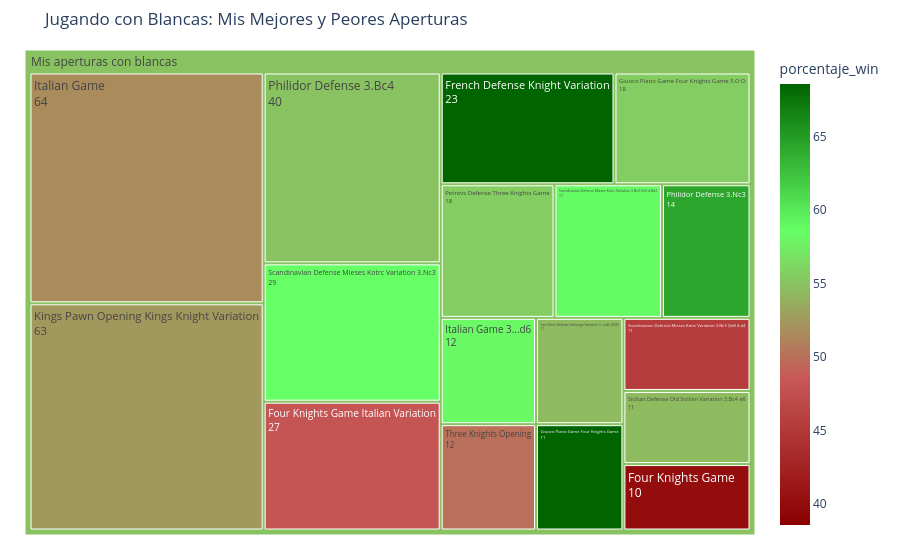
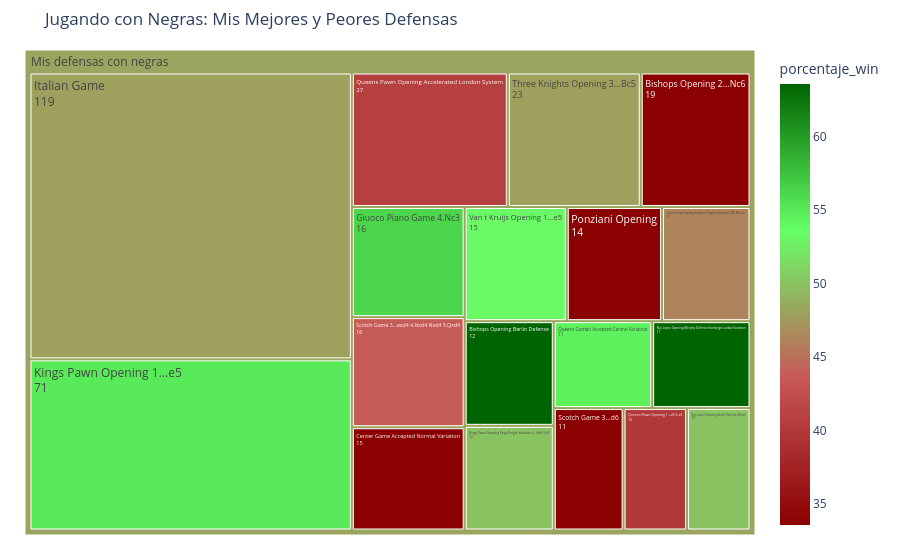

Notebook code for these charts, in order:
### Code cell
paleta = ['#8B0000', "#C85858", '#66FF66', '#006400']


fig_blancas = px.treemap(
    df_blancas, 
    path=[px.Constant("Mis aperturas con blancas"), 'apertura'], 
    values='volumen_partidas',                              
    color='porcentaje_win',                                 
    color_continuous_scale=paleta,                        
    range_color=[porc_victoria_blancas-15, porc_victoria_blancas+15],                     
    title='Jugando con Blancas: Mis Mejores y Peores Aperturas'
)

fig_blancas.update_traces(
    hovertemplate='<b>%{label}</b><br>Partidas: %{value}<br>Win Rate: %{color}%<extra></extra>',
    textinfo="label+value" 
)
fig_blancas.update_layout(margin=dict(t=50, l=25, r=25, b=25))


fig_negras = px.treemap(
    df_negras, 
    path=[px.Constant("Mis defensas con negras"), 'apertura'], 
    values='volumen_partidas',                              
    color='porcentaje_win',                                 
    color_continuous_scale=paleta,                        
    range_color=[porc_victoria_negras-15, porc_victoria_negras+15],                     
    title='Jugando con Negras: Mis Mejores y Peores Defensas'
)

fig_negras.update_traces(
    hovertemplate='<b>%{label}</b><br>Partidas: %{value}<br>Win Rate: %{color}%<extra></extra>',
    textinfo="label+value" 
)
fig_negras.update_layout(margin=dict(t=50, l=25, r=25, b=25))

fig_blancas.show()
fig_negras.show()

### Figure 1 — Plotly figure (JSON) as saved in the notebook; plotly's stock layout.template omitted (floating-point values rounded to 4 significant figures)
{"data": [{"branchvalues": "total", "customdata": [[54.5], [40.0], [48.1], [69.6], [72.7], [55.6], [51.6], [58.3], [52.4], [55.6], [55.0], [64.3], [58.6], [45.5], [58.8], [54.5], [50.0], [54.99]], "domain": {"x": [0, 1], "y": [0, 1]}, "hovertemplate": "<b>%{label}</b><br>Partidas: %{value}<br>Win Rate: %{color}%<extra></extra>", "ids": ["Mis aperturas con blancas/Caro Kann Defense Exchange Variation 3...cxd5 4.Nf3", "Mis aperturas con blancas/Four Knights Game", "Mis aperturas con blancas/Four Knights Game Italian Variation", "Mis aperturas con blancas/French Defense Knight Variation", "Mis aperturas con blancas/Giuoco Piano Game Four Knights Game", "Mis aperturas con blancas/Giuoco Piano Game Four Knights Game 5.O O", "Mis aperturas con blancas/Italian Game", "Mis aperturas con blancas/Italian Game 3...d6", "Mis aperturas con blancas/Kings Pawn Opening Kings Knight Variation", "Mis aperturas con blancas/Petrovs Defense Three Knights Game", "Mis aperturas con blancas/Philidor Defense 3.Bc4", "Mis aperturas con blancas/Philidor Defense 3.Nc3", "Mis aperturas con blancas/Scandinavian Defense Mieses Kotrc Variation 3.Nc3", "Mis aperturas con blancas/Scandinavian Defense Mieses Kotrc Variation 3.Nc3 Qd8 4.d4", "Mis aperturas con blancas/Scandinavian Defense Mieses Kotrc Variation 3.Nc3 Qe5 4.Be2", "Mis aperturas con blancas/Sicilian Defense Old Sicilian Variation 3.Bc4 e6", "Mis aperturas con blancas/Three Knights Opening", "Mis aperturas con blancas"], "labels": ["Caro Kann Defense Exchange Variation 3...cxd5 4.Nf3", "Four Knights Game", "Four Knights Game Italian Variation", "French Defense Knight Variation", "Giuoco Piano Game Four Knights Game", "Giuoco Piano Game Four Knights Game 5.O O", "Italian Game", "Italian Game 3...d6", "Kings Pawn Opening Kings Knight Variation", "Petrovs Defense Three Knights Game", "Philidor Defense 3.Bc4", "Philidor Defense 3.Nc3", "Scandinavian Defense Mieses Kotrc Variation 3.Nc3", "Scandinavian Defense Mieses Kotrc Variation 3.Nc3 Qd8 4.d4", "Scandinavian Defense Mieses Kotrc Variation 3.Nc3 Qe5 4.Be2", "Sicilian Defense Old Sicilian Variation 3.Bc4 e6", "Three Knights Opening", "Mis aperturas con blancas"], "marker": {"coloraxis": "coloraxis", "colors": [54.5, 40.0, 48.1, 69.6, 72.7, 55.6, 51.6, 58.3, 52.4, 55.6, 55.0, 64.3, 58.6, 45.5, 58.8, 54.5, 50.0, 54.99]}, "name": "", "parents": ["Mis aperturas con blancas", "Mis aperturas con blancas", "Mis aperturas con blancas", "Mis aperturas con blancas", "Mis aperturas con blancas", "Mis aperturas con blancas", "Mis aperturas con blancas", "Mis aperturas con blancas", "Mis aperturas con blancas", "Mis aperturas con blancas", "Mis aperturas con blancas", "Mis aperturas con blancas", "Mis aperturas con blancas", "Mis aperturas con blancas", "Mis aperturas con blancas", "Mis aperturas con blancas", "Mis aperturas con blancas", ""], "textinfo": "label+value", "type": "treemap", "values": [11.0, 10.0, 27.0, 23.0, 11.0, 18.0, 64.0, 12.0, 63.0, 18.0, 40.0, 14.0, 29.0, 11.0, 17.0, 11.0, 12.0, 391.0]}], "layout": {"coloraxis": {"autocolorscale": false, "cmax": 68.57, "cmin": 38.57, "colorbar": {"title": {"text": "porcentaje_win"}}, "colorscale": [[0, "#8B0000"], [0.3333, "#C85858"], [0.6667, "#66FF66"], [1, "#006400"]]}, "legend": {"tracegroupgap": 0}, "margin": {"b": 25, "l": 25, "r": 25, "t": 50}, "title": {"text": "Jugando con Blancas: Mis Mejores y Peores Aperturas"}}}

### Figure 2 — Plotly figure (JSON) as saved in the notebook; plotly's stock layout.template omitted (floating-point values rounded to 4 significant figures)
{"data": [{"branchvalues": "total", "customdata": [[31.6], [75.0], [33.3], [56.2], [47.9], [54.9], [50.0], [28.6], [54.5], [40.0], [40.7], [46.2], [50.0], [81.8], [27.3], [43.8], [47.8], [53.3], [48.23]], "domain": {"x": [0, 1], "y": [0, 1]}, "hovertemplate": "<b>%{label}</b><br>Partidas: %{value}<br>Win Rate: %{color}%<extra></extra>", "ids": ["Mis defensas con negras/Bishops Opening 2...Nc6", "Mis defensas con negras/Bishops Opening Berlin Defense", "Mis defensas con negras/Center Game Accepted Normal Variation", "Mis defensas con negras/Giuoco Piano Game 4.Nc3", "Mis defensas con negras/Italian Game", "Mis defensas con negras/Kings Pawn Opening 1...e5", "Mis defensas con negras/Kings Pawn Opening Kings Knight Variation 2...Nc6 3.d3", "Mis defensas con negras/Ponziani Opening", "Mis defensas con negras/Queens Gambit Accepted Central Variation", "Mis defensas con negras/Queens Pawn Opening 1...d5 2.e3", "Mis defensas con negras/Queens Pawn Opening Accelerated London System", "Mis defensas con negras/Queens Pawn Opening Zukertort Chigorin Variation 3.Bf4 Nf6 4.e3", "Mis defensas con negras/Ruy Lopez Opening Berlin Defense 4.Bxc6", "Mis defensas con negras/Ruy Lopez Opening Morphy Defense Exchange Lutikov Variation", "Mis defensas con negras/Scotch Game 3...d6", "Mis defensas con negras/Scotch Game 3...exd4 4.Nxd4 Nxd4 5.Qxd4", "Mis defensas con negras/Three Knights Opening 3...Bc5", "Mis defensas con negras/Van t Kruijs Opening 1...e5", "Mis defensas con negras"], "labels": ["Bishops Opening 2...Nc6", "Bishops Opening Berlin Defense", "Center Game Accepted Normal Variation", "Giuoco Piano Game 4.Nc3", "Italian Game", "Kings Pawn Opening 1...e5", "Kings Pawn Opening Kings Knight Variation 2...Nc6 3.d3", "Ponziani Opening", "Queens Gambit Accepted Central Variation", "Queens Pawn Opening 1...d5 2.e3", "Queens Pawn Opening Accelerated London System", "Queens Pawn Opening Zukertort Chigorin Variation 3.Bf4 Nf6 4.e3", "Ruy Lopez Opening Berlin Defense 4.Bxc6", "Ruy Lopez Opening Morphy Defense Exchange Lutikov Variation", "Scotch Game 3...d6", "Scotch Game 3...exd4 4.Nxd4 Nxd4 5.Qxd4", "Three Knights Opening 3...Bc5", "Van t Kruijs Opening 1...e5", "Mis defensas con negras"], "marker": {"coloraxis": "coloraxis", "colors": [31.6, 75.0, 33.3, 56.2, 47.9, 54.9, 50.0, 28.6, 54.5, 40.0, 40.7, 46.2, 50.0, 81.8, 27.3, 43.8, 47.8, 53.3, 48.23]}, "name": "", "parents": ["Mis defensas con negras", "Mis defensas con negras", "Mis defensas con negras", "Mis defensas con negras", "Mis defensas con negras", "Mis defensas con negras", "Mis defensas con negras", "Mis defensas con negras", "Mis defensas con negras", "Mis defensas con negras", "Mis defensas con negras", "Mis defensas con negras", "Mis defensas con negras", "Mis defensas con negras", "Mis defensas con negras", "Mis defensas con negras", "Mis defensas con negras", "Mis defensas con negras", ""], "textinfo": "label+value", "type": "treemap", "values": [19.0, 12.0, 15.0, 16.0, 119.0, 71.0, 12.0, 14.0, 11.0, 10.0, 27.0, 13.0, 10.0, 11.0, 11.0, 16.0, 23.0, 15.0, 425.0]}], "layout": {"coloraxis": {"autocolorscale": false, "cmax": 63.58, "cmin": 33.58, "colorbar": {"title": {"text": "porcentaje_win"}}, "colorscale": [[0, "#8B0000"], [0.3333, "#C85858"], [0.6667, "#66FF66"], [1, "#006400"]]}, "legend": {"tracegroupgap": 0}, "margin": {"b": 25, "l": 25, "r": 25, "t": 50}, "title": {"text": "Jugando con Negras: Mis Mejores y Peores Defensas"}}}
